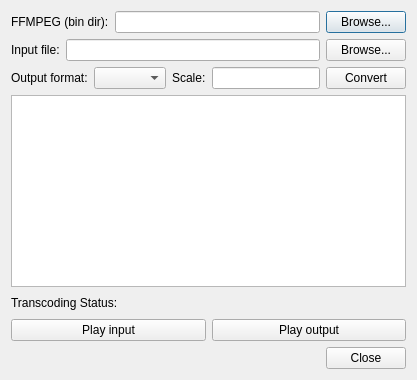
<?xml version="1.0" encoding="UTF-8"?>
<ui version="4.0">
 <class>QConvert</class>
 <widget class="QDialog" name="QConvert">
  <property name="sizePolicy">
   <sizepolicy hsizetype="Expanding" vsizetype="Expanding">
    <horstretch>0</horstretch>
    <verstretch>0</verstretch>
   </sizepolicy>
  </property>
  <property name="windowTitle">
   <string>Dialog</string>
  </property>
  <layout class="QGridLayout" name="gridLayout">
   <item row="0" column="0" colspan="2">
    <layout class="QHBoxLayout" name="hlayout_ffmpeg_1">
     <item>
      <layout class="QHBoxLayout" name="hlayout_ffmpeg_2">
       <item>
        <widget class="QLabel" name="ffmpeg_label">
         <property name="text">
          <string>FFMPEG (bin dir):</string>
         </property>
         <property name="buddy">
          <cstring>ffmpegLineEdit</cstring>
         </property>
        </widget>
       </item>
       <item>
        <widget class="QLineEdit" name="ffmpegLineEdit"/>
       </item>
      </layout>
     </item>
     <item>
      <widget class="QPushButton" name="ffmpegButton">
       <property name="text">
        <string>Browse...</string>
       </property>
      </widget>
     </item>
    </layout>
   </item>
   <item row="1" column="0" colspan="2">
    <layout class="QHBoxLayout" name="hlayout_input_1">
     <item>
      <layout class="QHBoxLayout" name="hlayout_input_2">
       <item>
        <widget class="QLabel" name="inputLabel">
         <property name="text">
          <string>Input file:</string>
         </property>
         <property name="buddy">
          <cstring>ffmpegLineEdit</cstring>
         </property>
        </widget>
       </item>
       <item>
        <widget class="QLineEdit" name="inputLineEdit"/>
       </item>
      </layout>
     </item>
     <item>
      <widget class="QPushButton" name="inputButton">
       <property name="text">
        <string>Browse...</string>
       </property>
      </widget>
     </item>
    </layout>
   </item>
   <item row="2" column="0" colspan="2">
    <layout class="QHBoxLayout" name="hlayout_out_1">
     <item>
      <layout class="QHBoxLayout" name="hlayout_out_2">
       <item>
        <widget class="QLabel" name="outLabel">
         <property name="text">
          <string>Output format:</string>
         </property>
        </widget>
       </item>
       <item>
        <widget class="QComboBox" name="formatCombobox"/>
       </item>
      </layout>
     </item>
     <item>
      <widget class="QLabel" name="lblScale">
       <property name="text">
        <string>Scale:</string>
       </property>
      </widget>
     </item>
     <item>
      <widget class="QLineEdit" name="scaleEditLine">
       <property name="toolTip">
        <string>&lt;html&gt;&lt;head/&gt;&lt;body&gt;&lt;p&gt;Scaling option, see the FFmpeg scaler documentation (you don't need to add the words 'scale=')&lt;/p&gt;&lt;p&gt;&lt;br/&gt;&lt;/p&gt;&lt;p&gt;Let blank to use the default behaviour.&lt;/p&gt;&lt;/body&gt;&lt;/html&gt;</string>
       </property>
      </widget>
     </item>
     <item>
      <widget class="QPushButton" name="convertButton">
       <property name="text">
        <string>Convert</string>
       </property>
      </widget>
     </item>
    </layout>
   </item>
   <item row="3" column="0" colspan="2">
    <widget class="QTextEdit" name="logArea">
     <property name="readOnly">
      <bool>true</bool>
     </property>
    </widget>
   </item>
   <item row="4" column="0" colspan="2">
    <layout class="QHBoxLayout" name="hlayout_status_1">
     <item>
      <widget class="QLabel" name="statusLabel">
       <property name="text">
        <string>Transcoding Status:</string>
       </property>
      </widget>
     </item>
     <item>
      <spacer name="hspacer_status_1">
       <property name="orientation">
        <enum>Qt::Horizontal</enum>
       </property>
       <property name="sizeHint" stdset="0">
        <size>
         <width>40</width>
         <height>20</height>
        </size>
       </property>
      </spacer>
     </item>
    </layout>
   </item>
   <item row="5" column="0" colspan="2">
    <layout class="QHBoxLayout" name="hlayout_play_1">
     <item>
      <widget class="QPushButton" name="playInputButton">
       <property name="text">
        <string>Play input</string>
       </property>
      </widget>
     </item>
     <item>
      <widget class="QPushButton" name="playOutputButton">
       <property name="text">
        <string>Play output</string>
       </property>
      </widget>
     </item>
    </layout>
   </item>
   <item row="6" column="0">
    <spacer name="close_spacer">
     <property name="orientation">
      <enum>Qt::Horizontal</enum>
     </property>
     <property name="sizeHint" stdset="0">
      <size>
       <width>298</width>
       <height>20</height>
      </size>
     </property>
    </spacer>
   </item>
   <item row="6" column="1">
    <widget class="QPushButton" name="closeButton">
     <property name="text">
      <string>Close</string>
     </property>
    </widget>
   </item>
  </layout>
 </widget>
 <layoutdefault spacing="6" margin="11"/>
 <resources/>
 <connections>
  <connection>
   <sender>closeButton</sender>
   <signal>clicked()</signal>
   <receiver>QConvert</receiver>
   <slot>close()</slot>
   <hints>
    <hint type="sourcelabel">
     <x>267</x>
     <y>125</y>
    </hint>
    <hint type="destinationlabel">
     <x>267</x>
     <y>174</y>
    </hint>
   </hints>
  </connection>
 </connections>
</ui>
